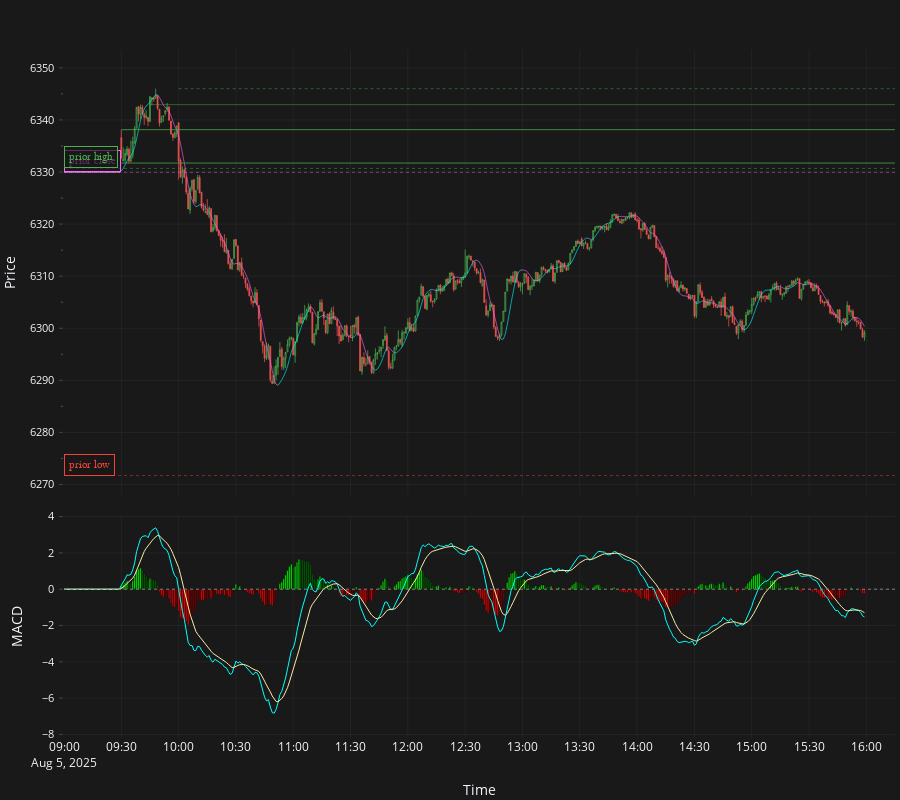

The cell this chart's notebook holds for it:
### Code cell
candles: pl.DataFrame = streamer.download(
    symbol=candle_symbol,
    start=start,
    stop=stop,
    debug_mode=True,
)

df_macd = macd(candles, prior_close=prior_day.close, fast_length=12, slow_length=26, macd_length=9)

plot_macd_with_hull(
    df_macd,
    pad_value=prior_day.close,
    start_time=start,
    end_time=stop + timedelta(minutes=15),
    horizontal_lines=levels,
    vertical_lines=executions,
)
